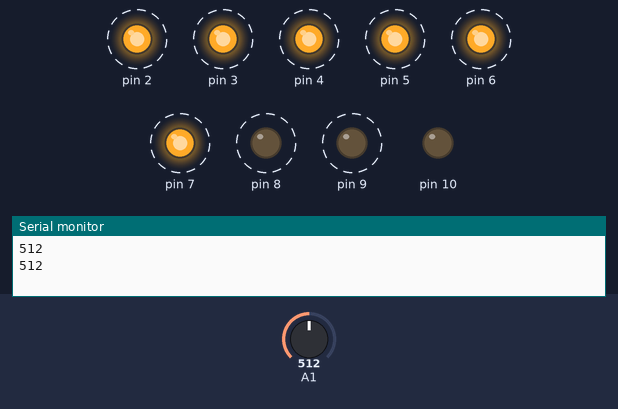
The sketch below on a simulated Arduino Uno, built with avr-gcc and run on an emulated ATmega328P. Parts: output pins drawn as LEDs (lit = HIGH), the last lines printed to the serial monitor. Dashed ring = blinking. Inputs (shaded band) come from the test bench; at power-on: A1 = 512.

Above: at 0.78 s.
1.3 s: A1 set to 438
4.3 s: A1 set to 431
At 5.36 s:
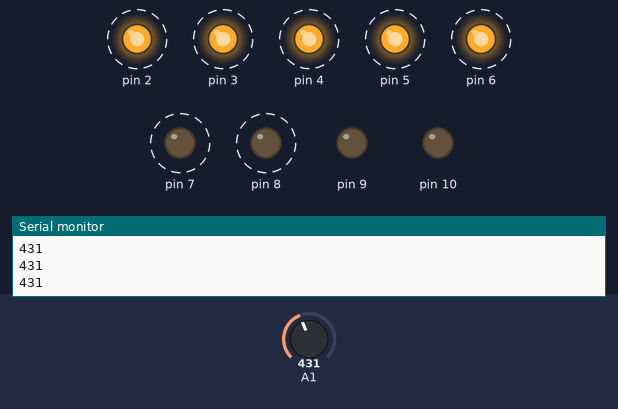
7.3 s: A1 set to 511
At 8.62 s:
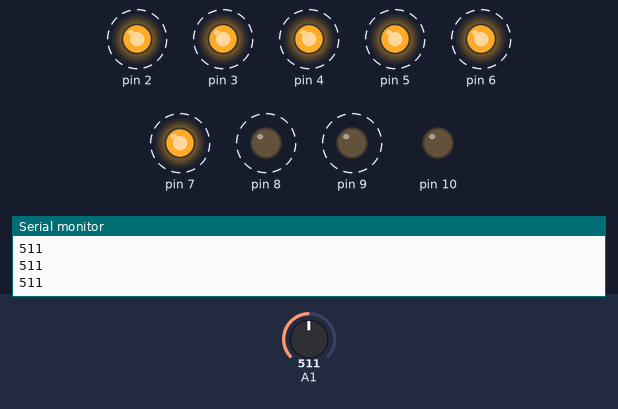
Timing chart, 0 to 16.3 s (numbered marks = the images above; inputs shaded):
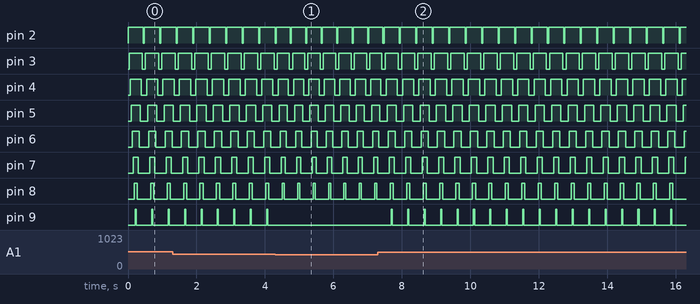

The sketch:

audio_sensor_EQ.ino
```cpp
//-----------------------------------------------------------------
// Arduino code to make Equalizer using LED and Sound Sensor.     |
// Code by paras Dhiman Ken_kaneki_69 dhimanparas20               |
//-----------------------------------------------------------------

//===================================================================
// Pin configuration
// A0: Audio sensor, D1: Light1, D2: Light2, D3: Light3, D4: Light4 and so on till D8.
//===================================================================

// Configure your variables here:
/*
int r1 = 583;     // Starting threshold of Light1
int r2 = 586;     // Starting threshold of Light2
int r3 = 589;     // Starting threshold of Light3
int r4 = 592;     // Starting threshold of Light4
int r5 = 595;     // Starting threshold of Light5
int r6 = 598;     // Starting threshold of Light6
int r7 = 601;     // Starting threshold of Light7
int r8 = 604;     // Starting threshold of Light8
*/

//int arr[9] = {390,397,404,411,418,425,432,439};
int arr[9] = {390,396,402,408,414,420,426,432};

int t1 = 30 ;     // Time gap for second light to turn on.
int t2 = 30 ;     // Time gap for second light to turn off

void setup() {                // Defining pins
Serial.begin(9600);
pinMode(A1, INPUT);
pinMode(2, OUTPUT);
pinMode(3, OUTPUT);
pinMode(4, OUTPUT);
pinMode(5, OUTPUT);
pinMode(6, OUTPUT);
pinMode(7, OUTPUT);
pinMode(8, OUTPUT);
pinMode(9, OUTPUT);
pinMode(10, OUTPUT);
}

//declaring functions
void l(int,int);
void light(int);


void loop() {                 // Drawing patterns
  int ard = analogRead(A1);   // Storing analog read values to a variable "ard".
  Serial.print(ard);          // Print read values on monitor
  Serial.print("\n");

  if(ard >=arr[0] && ard <arr[1]){
     light(2);
    ard = analogRead(A1);
  }
  else if(ard>=arr[1] && ard<arr[2]){
    light(3);
    ard = analogRead(A1);
  }
  else if (ard>=arr[2] && ard<arr[3]){
    light(4);
    ard = analogRead(A1);
  }
  else if(ard>=arr[3] && ard<arr[4]){
    light(5);
    ard = analogRead(A1);
  }
  else if(ard>=arr[4] && ard<arr[5]){
    light(6);
    ard = analogRead(A1);
  }
  else if (ard>=arr[5] && ard<arr[6]){
    light(7);
    ard = analogRead(A1);
  }
  else if(ard >=arr[6] && ard <arr[7]){
    light(8);
    ard = analogRead(A1);
  }
  else if(ard>=arr[7]){
    light(9);
    ard = analogRead(A1);
  }
  //ard = analogRead(A1);
  for(int i = 9;i>=2;i--){
      l(i,0);
      delay(t2);

  }
}

// universal on/off control function.
void l(int p, int c){        //p stands for pin number and c stand for on or off command
  if (c == 1){
    digitalWrite(p,HIGH);     //on command
    //delay(t1);
  }
  else if (c == 0){
    digitalWrite(p,LOW);      //off command
    //delay(t2);
  }
}

void light(int range){
  for(int i = 2;i<=range;i++){
    l(i,1);
    delay(t1);
  }
}
```

Measured:
- the behaviour switches between 432 and 431 on A1 (found by bisection; images 0 and 1)
- after the input at 4.3 s, pin 9: stops changing and stays LOW
- after the input at 7.3 s, pin 9: alternates HIGH for 0.03 s and LOW for 0.45 s, starting after 0.39 s
- by itself, pin 2: alternates HIGH for 0.45 s and LOW for 0.03 s
- by itself, pin 3: alternates HIGH for 0.39 s and LOW for 0.09 s
- by itself, pin 4: alternates HIGH for 0.33 s and LOW for 0.15 s
- by itself, pin 5: alternates HIGH for 0.27 s and LOW for 0.21 s
- by itself, pin 6: alternates HIGH for 0.21 s and LOW for 0.27 s
